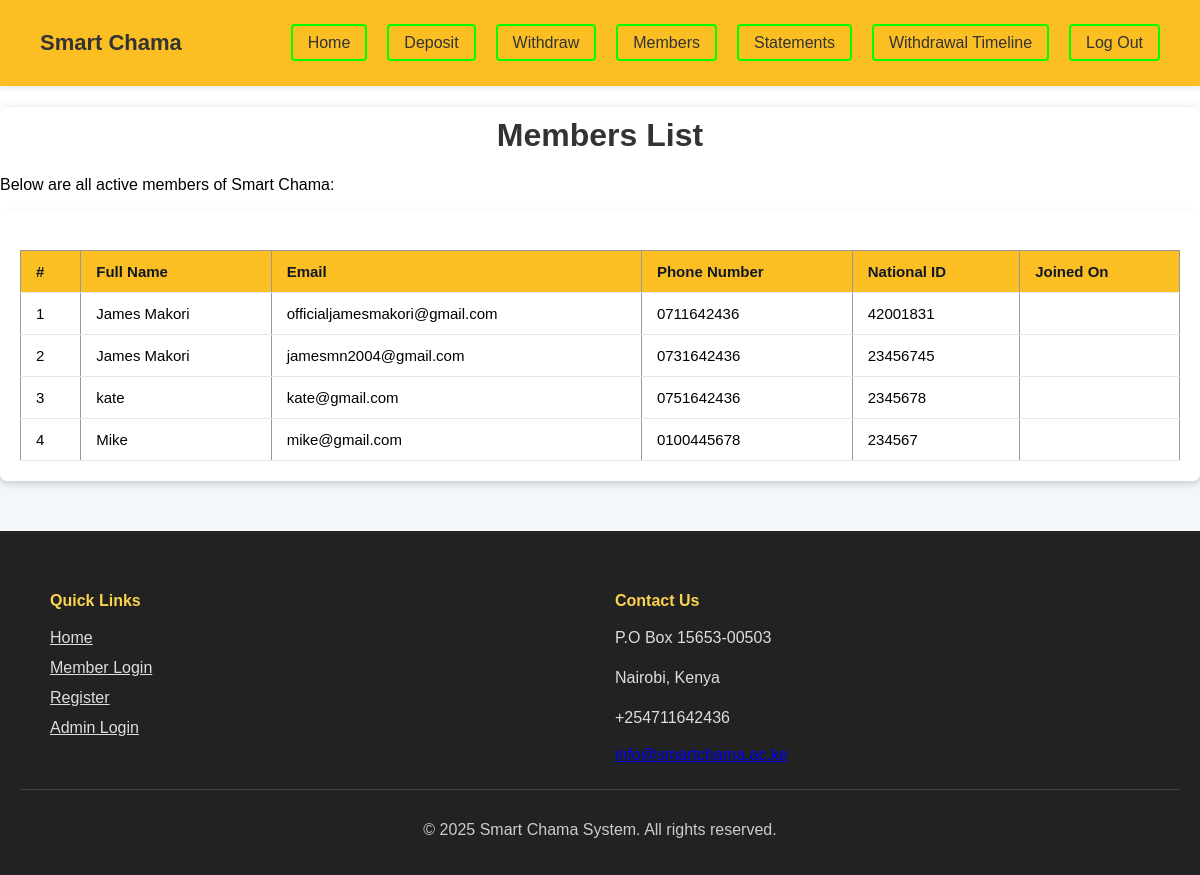
Screenshot of /member_list/ (signed in) with the database file from the repository.
### SmartChamaV1/models.py (models this page shows, shortened)
class ChamaMember(models.Model):
    full_name = models.CharField(max_length=100)
    email = models.EmailField(unique=True)
    phone_number = models.CharField(max_length=15, unique=True)
    idNumber = models.CharField(max_length=20, unique=True)
    joined_date = models.DateTimeField(auto_now_add=True)
    password = models.CharField(max_length=128)
    user = models.ForeignKey(User, on_delete=models.CASCADE, null=True, blank=True)
    reset_token = models.CharField(max_length=200, blank=True, null=True)
    reset_token_expiry = models.DateTimeField(blank=True, null=True)

### SmartChamaV1/views.py (the view)
# urls.py: path('member_list/',views.member_list,name='member_list'),
def member_list(request):
    member = get_logged_member(request)
    if not member:
        return redirect('login')
    members = ChamaMember.objects.all()
    return render(request, 'member_list.html', {'members': members})

### SmartChamaV1/views.py (called while the page is built)
def get_logged_member(request):
    member_id = request.session.get('member_id')
    if not member_id:
        return None
    try:
        return ChamaMember.objects.get(id=member_id)
    except ChamaMember.DoesNotExist:
        return None

### templates/member_list.html
{% extends 'base.html' %}
{% load static %}
{% block content %}
<nav class="navbar">
    <div class="logo">Smart Chama</div>
    <ul>
        <li><a href="{% url 'member_home' %}" id="btn-nav">Home</a></li>
        <li><a href="{% url 'deposit' %}" id="btn-nav">Deposit</a></li>
        <li><a href="{% url 'withdraw' %}" id="btn-nav">Withdraw</a></li>
        <li><a href="{% url 'member_list' %}" id="btn-nav">Members</a></li>
        <li><a href="{% url 'statements' %}" id="btn-nav">Statements</a></li>
        <li><a href="{% url 'withdrawal_timeline' %}" id="btn-nav">Withdrawal Timeline</a></li>
        <li><a href="{% url 'logout' %}" id="btn-nav">Log Out</a></li>
    </ul>
</nav>
<div class="container">
    <h1>Members List</h1>
    <p>Below are all active members of Smart Chama:</p>
    <div class="table-card">
        <table class="members-table">
            <thead>
                <tr>
                    <th>#</th>
                    <th>Full Name</th>
                    <th>Email</th>
                    <th>Phone Number</th>
                    <th>National ID</th>
                    <th>Joined On</th>
                </tr>
            </thead>
            <tbody>
                {% for member in members %}
                <tr>
                    <td>{{ forloop.counter }}</td>
                    <td>{{ member.full_name }}</td>
                    <td>{{ member.email }}</td>
                    <td>{{ member.phone_number }}</td>
                    <td>{{ member.idNumber }}</td>
                    <td>{{ member.date_joined|date:"M d, Y" }}</td>
                </tr>
                {% empty %}
                <tr>
                    <td colspan="6" style="text-align:center;">No members found.</td>
                </tr>
                {% endfor %}
            </tbody>
        </table>
    </div>
</div>
{% endblock content %}

### static/css/styles.css (style rules this page uses)
body { margin: 0; padding: 0; background: #f4f7fa; font-family: Arial, Helvetica, sans-serif; }
.container { width: 100%; max-width: 1350px; margin: 2px auto; background: #fff; padding: 0; box-shadow: 0 0 10px rgba(0,0,0,0.1); border-radius: 8px; }
h1, h2, h3 { color: #333; text-align: center; font-weight: bolder; padding-top: 10px; }
table { width: 100%; border-collapse: collapse; margin-top: 20px; }
table th, table td { padding: 12px; border: 1px solid #999; text-align: left; }
table th { background: #007bff; color: white; }
.members-table, .activities-table { border-collapse: collapse; width: 100%; font-size: 15px; }
.members-table th, .members-table td, .activities-table th, .activities-table td { padding: 12px 15px; border-bottom: 1px solid #e5e7eb; }
.members-table th, .activities-table th { background-color: #fbbf24; color: #111827; }
.table-card { background: #fff; padding: 20px; border-radius: 8px; box-shadow: 0 3px 8px rgba(0,0,0,0.08); margin-bottom: 50px; overflow-x: auto; }
.members-table, .activities-table { width: 100%; border-collapse: collapse; font-size: 15px; }
.members-table th, .members-table td, .activities-table th, .activities-table td { padding: 12px 15px; text-align: left; border-bottom: 1px solid #e5e7eb; }

### static/css/index.css (style rules this page uses)
.navbar { background: #fbbf24; padding: 18px 40px; display: flex; justify-content: space-between; align-items: center; box-shadow: 0 2px 5px rgba(0,0,0,0.1); position: sticky; top: 0; z-index: 10; }
.navbar .logo { font-size: 22px; font-weight: bold; color: #333; }
.navbar ul { display: flex; gap: 20px; list-style: none; }
.navbar ul li a { text-decoration: none; color: #333; font-weight: 500; transition: 0.3s; }
#btn-nav { border: 2px solid lime; border-radius: 4px; padding: 8px 15px; }
.container { max-width: 1350px; margin: 0 auto; padding: 0; }

### rows the page displays
ChamaMember: full_name "James Makori", email "officialjamesmakori@gmail.com", phone_number "0711642436", idNumber "42001831"
ChamaMember: full_name "James Makori", email "jamesmn2004@gmail.com", phone_number "0731642436", idNumber "23456745"
ChamaMember: full_name "kate", email "kate@gmail.com", phone_number "0751642436", idNumber "2345678"
ChamaMember: full_name "Mike", email "mike@gmail.com", phone_number "0100445678", idNumber "234567"
